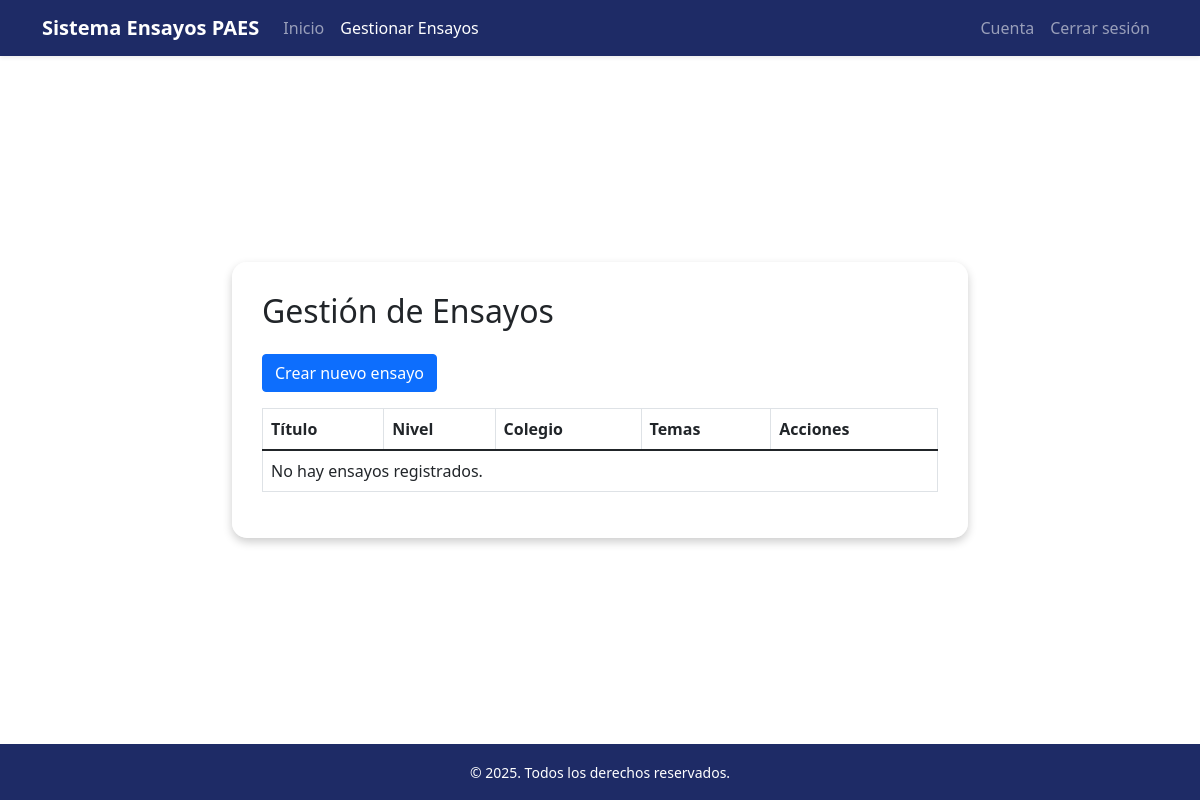
Page /docente/ensayos/ on the earlier database version.
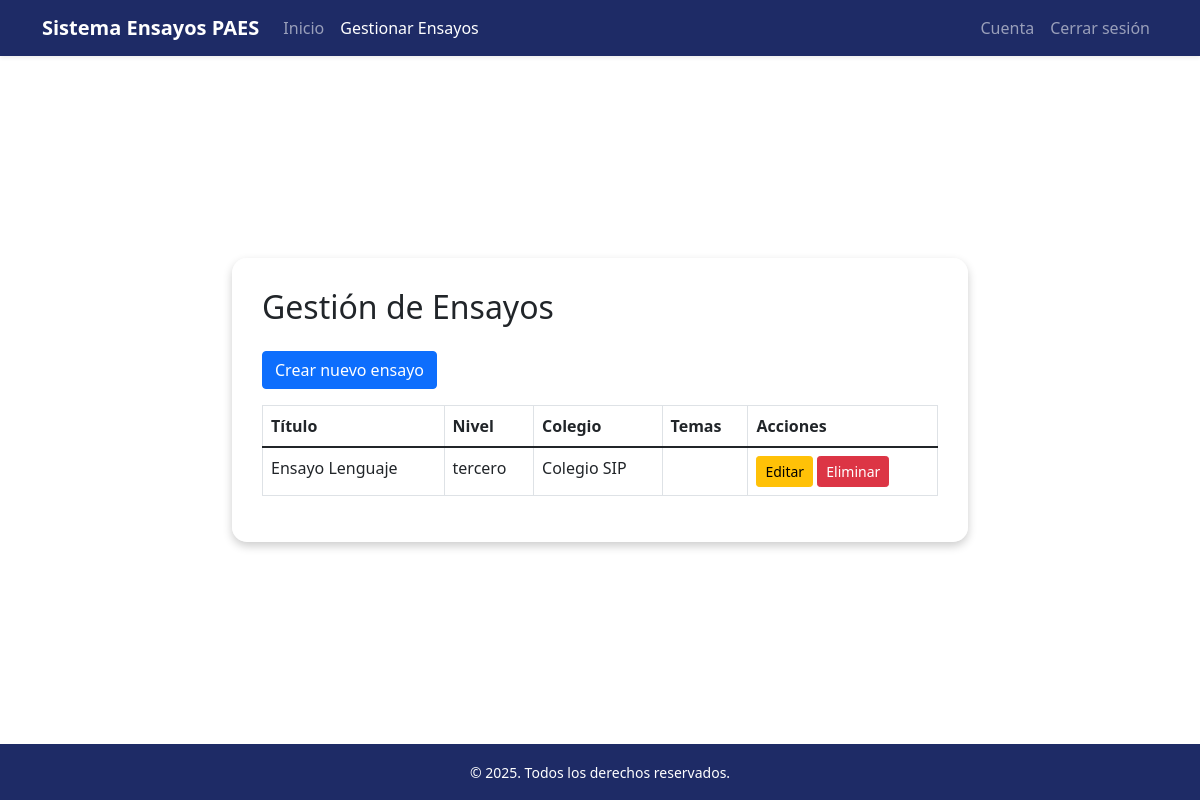
Same page on the later database version.
### AutoridadDocente/models.py (models this page shows, shortened)
class Ensayo(models.Model):
    titulo = models.CharField(max_length=200)
    nivel = models.CharField(max_length=50, choices=User.NIVELES)
    colegio = models.CharField(max_length=100)
    temas = models.ManyToManyField(Tema,blank=True)
    preguntas = models.ManyToManyField(Pregunta,blank=True)
    fecha_creacion = models.DateTimeField(auto_now_add=True)

### AutoridadDocente/views.py (the view)
# urls.py: path('ensayos/', views.listar_ensayos, name='listar_ensayos'),
def listar_ensayos(request):
    ensayos = Ensayo.objects.all()
    return render(request, 'ensayos/listar.html', {'ensayos': ensayos})

### AutoridadDocente/templates/ensayos/listar.html (shortened to what this page needs)
{% extends 'base_docente.html' %}
{% block navegacion %}
<li class="nav-item"><a class="nav-link" href="{% url 'docente_index' %}">Inicio</a></li>
<li class="nav-item"><a class="nav-link active" href="{% url 'listar_ensayos' %}">Gestionar Ensayos</a></li>
{% endblock %}
{% block cuenta-atras %}
<li class="nav-item"><a class="nav-link" href="{% url 'cuenta_docente' %}">Cuenta</a></li>
<li class="nav-item"><a href="{% url 'logout' %}" class="nav-link">Cerrar sesión</a></li>
{% endblock %}
{% block content %}
<h2 class="mb-4">Gestión de Ensayos</h2>
<a href="{% url 'crear_ensayo' %}" class="btn btn-primary mb-3">Crear nuevo ensayo</a>
<table class="table table-bordered">
    <thead>
        <tr>
            <th>Título</th>
            <th>Nivel</th>
            <th>Colegio</th>
            <th>Temas</th>
            <th>Acciones</th>
        </tr>
    </thead>
    <tbody>
        {% for ensayo in ensayos %}
        <tr>
            <td>{{ ensayo.titulo }}</td>
            <td>{{ ensayo.nivel }}</td>
            <td>{{ ensayo.colegio }}</td>
            <td>
            </td>
            <td>
                <a href="{% url 'editar_ensayo' ensayo.id %}" class="btn btn-sm btn-warning">Editar</a>
                <a href="{% url 'eliminar_ensayo' ensayo.id %}" class="btn btn-sm btn-danger">Eliminar</a>
            </td>
        </tr>
        {% empty %}
        <tr><td colspan="5">No hay ensayos registrados.</td></tr>
        {% endfor %}
    </tbody>
</table>
{% endblock %}

Differences in the rows shown:
added Ensayo: titulo "Ensayo Lenguaje", nivel "tercero", colegio "Colegio SIP"
Other differences:
text no longer shown: "No hay ensayos registrados."
